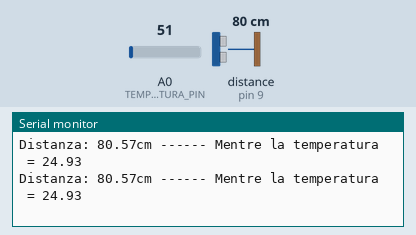
The sketch below on a simulated Arduino Uno, built with avr-gcc and run on an emulated ATmega328P. Shown: the last lines printed to the serial monitor. Wiring (inferred from the names in the program): ultrasonic range finder: trigger pin 10; echo pin 9. The inputs (shaded band) are chosen by the test bench; at power-on: distance to the obstacle (sensor on pin 9) 80 cm, A0 (TEMPERATURA_PIN) = 51. The echo pulse lasts 58.3 µs per cm.

Above: at 1.8 s.
1.9 s: distance to the obstacle (sensor on pin 9) set to 2 cm
At 2.8 s:
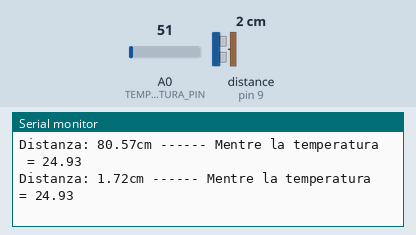
3.4 s: A0 (TEMPERATURA_PIN) set to 61
At 4.7 s:
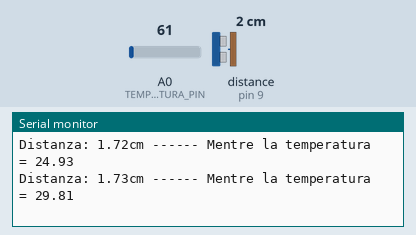
4.9 s: distance to the obstacle (sensor on pin 9) set to 4 cm
At 5.8 s:
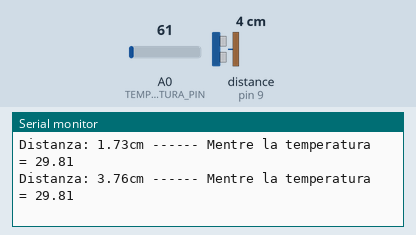
6.4 s: A0 (TEMPERATURA_PIN) set to 71
At 7.5 s:
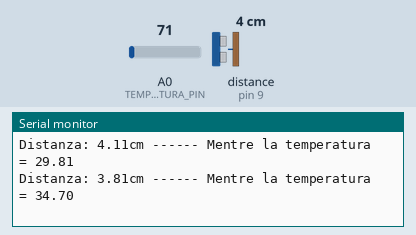
Timing chart, 0 to 8.9 s (numbered marks = the images above; inputs shaded):
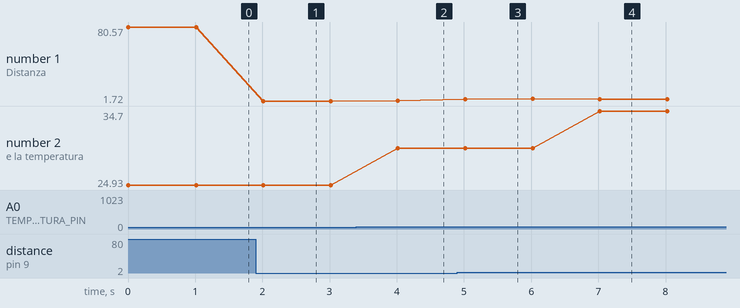

The sketch:

Misurazione.ino
```cpp
#define TRIG_PIN 10
#define ECHO_PIN 9
#define TEMPERATURA_PIN A0

void setup(){
  Serial.begin(9600);
  pinMode(TRIG_PIN, OUTPUT);
  pinMode(ECHO_PIN, INPUT);
  digitalWrite(TRIG_PIN, LOW);
}

void loop(){
  int input = analogRead(TEMPERATURA_PIN);
  float temperatura = input / 2.046;

  digitalWrite(TRIG_PIN, HIGH);
  delayMicroseconds(10);
  digitalWrite(TRIG_PIN, LOW);

  unsigned long tempo = pulseIn(ECHO_PIN, HIGH);
  float velocita = 0.03314 + 0.000062 * temperatura;
  float distanza = velocita * tempo / 2;

  Serial.println("Distanza: " + String(distanza) + "cm"+ " ------ Mentre la temperatura  = " +String(temperatura));
  delay(1000);
}
```

Measured:
- after the input at 1.9 s, the serial monitor: prints a new line after 0.11 s (image 1)
- after the input at 3.4 s, the serial monitor: prints a new line after 0.62 s (image 2)
- after the input at 4.9 s, the serial monitor: prints a new line after 0.12 s (image 3)
- after the input at 6.4 s, the serial monitor: prints a new line after 0.62 s (image 4)
- plotted number 1: 80.57 → 1.72 after the input at 1.9 s, 1.72 → 1.73 after the input at 3.4 s, 1.73 → 4.11 after the input at 4.9 s, 4.11 → 3.81 after the input at 6.4 s
- plotted number 2: 24.93 → 29.81 after the input at 3.4 s, 29.81 → 34.7 after the input at 6.4 s
